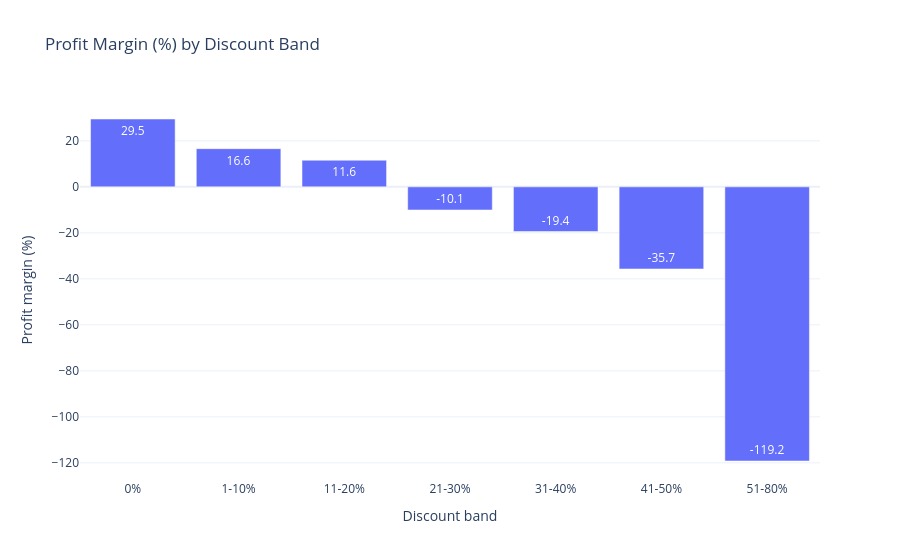
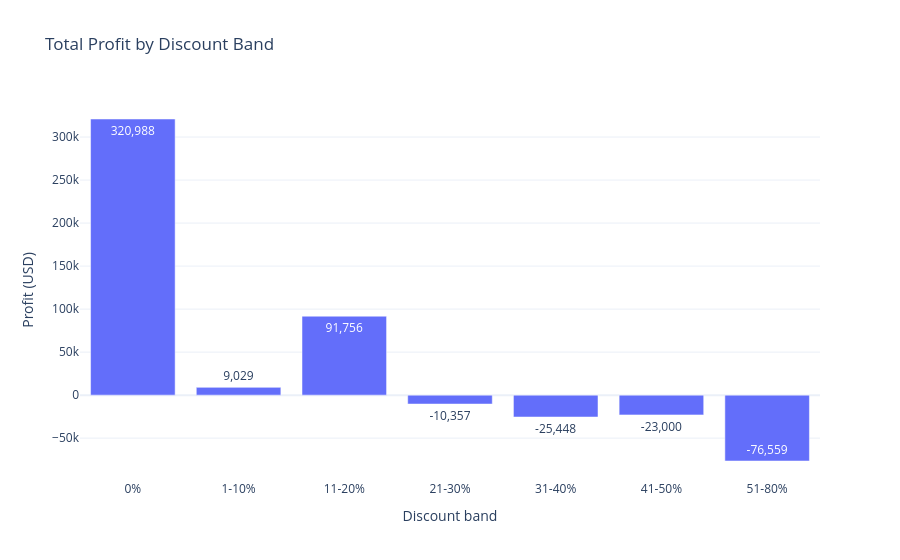

Notebook code cell kept with these figures, in order:
### Markdown cell above
# Part B: Discount analysis

## 6. Discount bands: sales and profit

### Code cell
bins = [-0.01, 0, 0.10, 0.20, 0.30, 0.40, 0.50, 1.00]
labels = ["0%", "1-10%", "11-20%", "21-30%", "31-40%", "41-50%", "51-80%"]
df["discount_band"] = pd.cut(df["discount"], bins=bins, labels=labels)

bands = df.groupby("discount_band", observed=True).agg(
    lines=("sales", "size"), sales=("sales", "sum"), profit=("profit", "sum"),
    avg_line_sales=("sales", "mean"), avg_units_per_line=("quantity", "mean"),
    pct_lines_losing=("is_loss", "mean")).reset_index()
bands["margin_pct"] = bands.profit / bands.sales * 100
bands["pct_lines_losing"] = bands["pct_lines_losing"] * 100
display(bands)

fig_bm = px.bar(bands, x="discount_band", y="margin_pct", text_auto=".1f",
                title="Profit Margin (%) by Discount Band",
                labels={"discount_band": "Discount band", "margin_pct": "Profit margin (%)"})
fig_bm.show()

fig_bp = px.bar(bands, x="discount_band", y="profit", text_auto=",.0f",
                title="Total Profit by Discount Band",
                labels={"discount_band": "Discount band", "profit": "Profit (USD)"})
fig_bp.show()

print(df[["discount", "sales", "profit", "quantity"]].corr().loc["discount"].round(3).to_dict())
over20 = df[df.discount > 0.20]
print("Lines with a discount above 20%:", len(over20), f"({len(over20) / len(df) * 100:.1f}% of lines)")
print("Their total profit:", round(over20.profit.sum(), 2), "| share of them that lose money:", round(over20.is_loss.mean() * 100, 1), "%")

### Figure 1 — Plotly figure (JSON) as saved in the notebook; plotly's stock layout.template omitted (floating-point values rounded to 4 significant figures)
{"data": [{"hovertemplate": "Discount band=%{x}<br>Profit margin (%)=%{y}<extra></extra>", "legendgroup": "", "marker": {"color": "#636efa", "pattern": {"shape": ""}}, "name": "", "orientation": "v", "showlegend": false, "textposition": "auto", "texttemplate": "%{y:.1f}", "type": "bar", "x": ["0%", "1-10%", "11-20%", "21-30%", "31-40%", "41-50%", "51-80%"], "xaxis": "x", "y": [29.51, 16.61, 11.58, -10.06, -19.44, -35.71, -119.2], "yaxis": "y"}], "layout": {"barmode": "relative", "legend": {"tracegroupgap": 0}, "title": {"text": "Profit Margin (%) by Discount Band"}, "xaxis": {"anchor": "y", "domain": [0, 1], "title": {"text": "Discount band"}}, "yaxis": {"anchor": "x", "domain": [0, 1], "title": {"text": "Profit margin (%)"}}}}

### Figure 2 — Plotly figure (JSON) as saved in the notebook; plotly's stock layout.template omitted (floating-point values rounded to 4 significant figures)
{"data": [{"hovertemplate": "Discount band=%{x}<br>Profit (USD)=%{y}<extra></extra>", "legendgroup": "", "marker": {"color": "#636efa", "pattern": {"shape": ""}}, "name": "", "orientation": "v", "showlegend": false, "textposition": "auto", "texttemplate": "%{y:,.0f}", "type": "bar", "x": ["0%", "1-10%", "11-20%", "21-30%", "31-40%", "41-50%", "51-80%"], "xaxis": "x", "y": [321000.0, 9029.0, 91760.0, -10360.0, -25450.0, -23000.0, -76560.0], "yaxis": "y"}], "layout": {"barmode": "relative", "legend": {"tracegroupgap": 0}, "title": {"text": "Total Profit by Discount Band"}, "xaxis": {"anchor": "y", "domain": [0, 1], "title": {"text": "Discount band"}}, "yaxis": {"anchor": "x", "domain": [0, 1], "title": {"text": "Profit (USD)"}}}}
